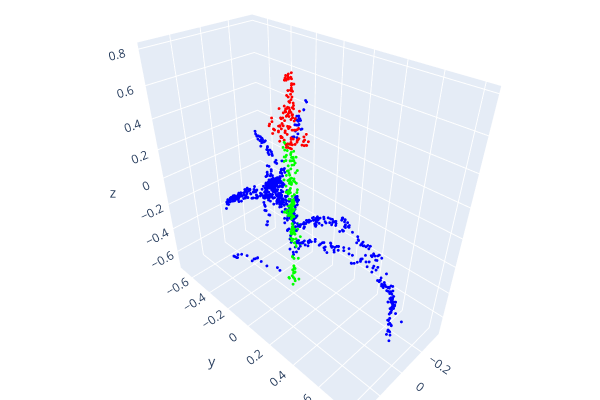

Notebook cell for this chart:
### Code cell
idx = 5
visualize_data(train_pointclouds[idx],train_pointclouds_labels[idx])

### Figure 1 — Plotly figure (JSON) as saved in the notebook; plotly's stock layout.template omitted (floating-point values rounded to 4 significant figures; data arrays with more than 128 entries replaced by an {"elided": "..."} marker saying what was removed)
{"data": [{"marker": {"color": {"elided": "1000x3 float values"}, "size": 1}, "mode": "markers", "type": "scatter3d", "x": {"elided": "1000 float values"}, "y": {"elided": "1000 float values"}, "z": {"elided": "1000 float values"}}], "layout": {"height": 400, "margin": {"b": 0, "l": 0, "r": 0, "t": 0}, "scene": {"camera": {"center": {"x": 0, "y": 0, "z": 0}, "up": {"x": 0, "y": 0, "z": 1}}}, "showlegend": false, "width": 600}}
